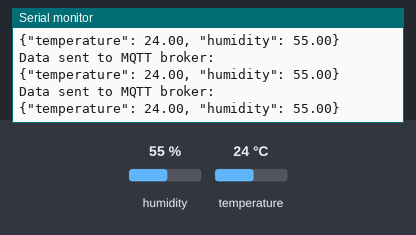
A sketch run on a simulated ESP32. Parts: the last lines printed to the serial monitor. The inputs (shaded band) are chosen by the test bench; at power-on: humidity 55 %, temperature 24 °C. WiFi joins after 1.5 s; servers stay silent unless stated; no MQTT or app messages arrive unless stated.

Above: at 2.7 s.
2.8 s: humidity set to 22 %
At 4.34 s:
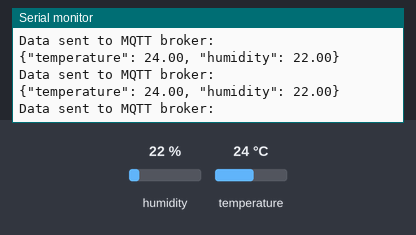
5.5 s: temperature set to 12 °C
At 5.77 s:
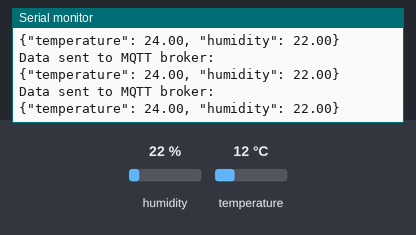
8.2 s: humidity set to 40 %
At 8.23 s:
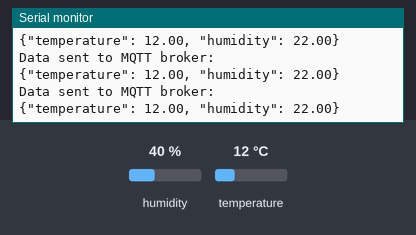
Timing chart, 0 to 11.2 s (numbered marks = the images above; inputs shaded):
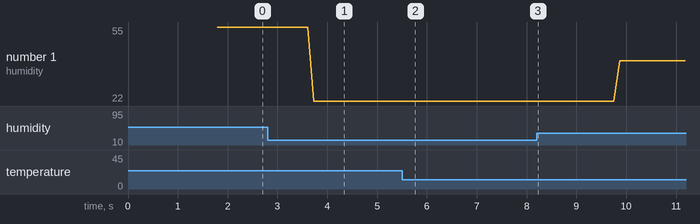

Measured:
- after the input at 2.8 s, the serial monitor: prints a new line after 0.93 s (image 1)
- plotted number 1: 55 → 22 after the input at 2.8 s, 22 → 40 after the input at 8.2 s

The sketch:

sketch_jan1a.ino
```cpp
#include <DHT.h>
#include <WiFi.h>
#include <PubSubClient.h>

const char* ssid = "mirai";
const char* password = "iwnqish191u";
const char* mqtt_server = "broker.mqtt-dashboard.com"; // Replace with your MQTT broker IP

const int mqtt_port = 1883;                            // MQTT broker port
const char* mqtt_topic = "tempt";       // MQTT topic to publish data

WiFiClient espClient;
PubSubClient client(espClient);

#define DHTPIN 2       // Pin where the DHT11 is connected
#define DHTTYPE DHT11  // Type of the DHT sensor

DHT dht(DHTPIN, DHTTYPE);
#define MSG_BUFFER_SIZE 50
char msg[MSG_BUFFER_SIZE];

void reconnect() {
  while (!client.connected()) {
    Serial.println("Connecting to MQTT broker...");
    if (client.connect("ESP32Client")) {
      Serial.println("Connected to MQTT broker");
      client.subscribe(mqtt_topic); // Subscribe to the topic after reconnection
    } else {
      Serial.print("Failed, rc=");
      Serial.print(client.state());
      Serial.println(" Retrying in 5 seconds");
      delay(5000);
    }
  }
}

void setup() {
  Serial.begin(115200);
  delay(10);

  WiFi.begin(ssid, password);
  Serial.println("Connecting to WiFi");
  while (WiFi.status() != WL_CONNECTED) {
    delay(500);
    Serial.print(".");
  }
  Serial.println();
  Serial.println("WiFi connected");

  client.setServer(mqtt_server, mqtt_port);

  dht.begin();
}

void loop() {
  delay(100);
  float temperature = dht.readTemperature();
  float humidity = dht.readHumidity();

  if (isnan(temperature) || isnan(humidity)) {
    Serial.println("Failed to read from DHT sensor!");
    return;
  }

  snprintf(msg, MSG_BUFFER_SIZE, "{\"temperature\": %.2f, \"humidity\": %.2f}", temperature, humidity);

  if (client.publish(mqtt_topic, msg)) {
    Serial.println("Data sent to MQTT broker:");
    Serial.println(msg);
  } else {
    Serial.println("Failed to send data to MQTT broker");
    client.disconnect(); // Disconnect from the broker to attempt reconnection
    reconnect();
  }

  client.loop();
}
```
